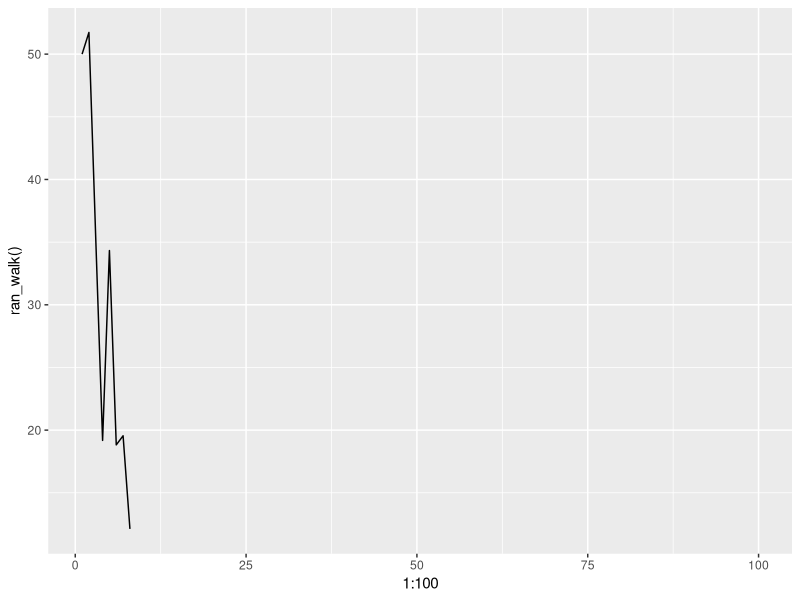
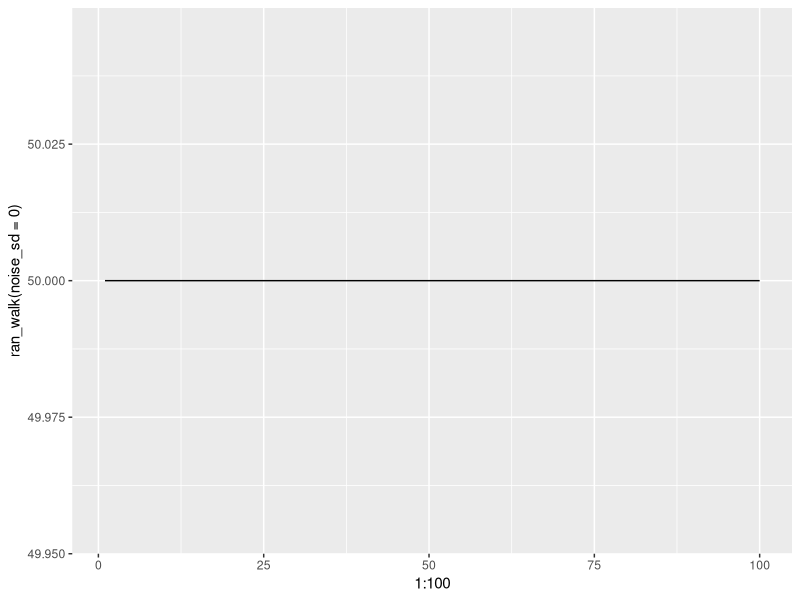
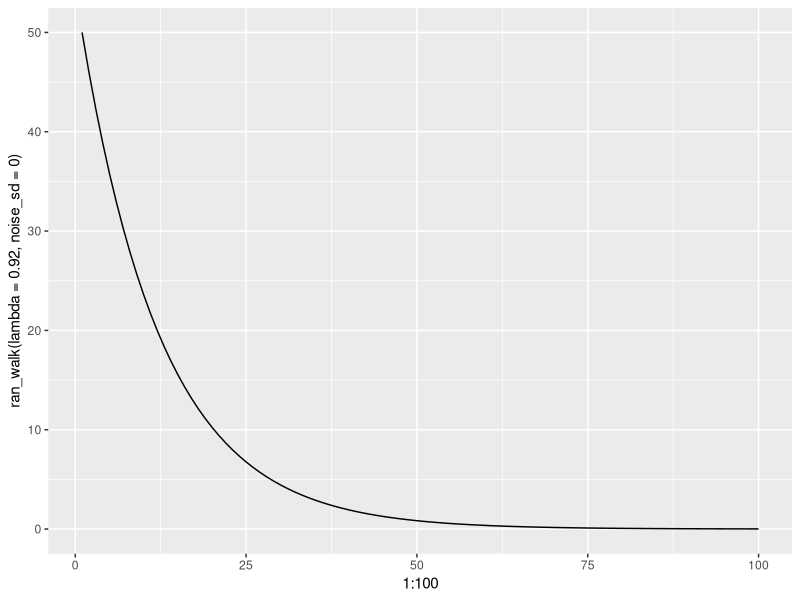
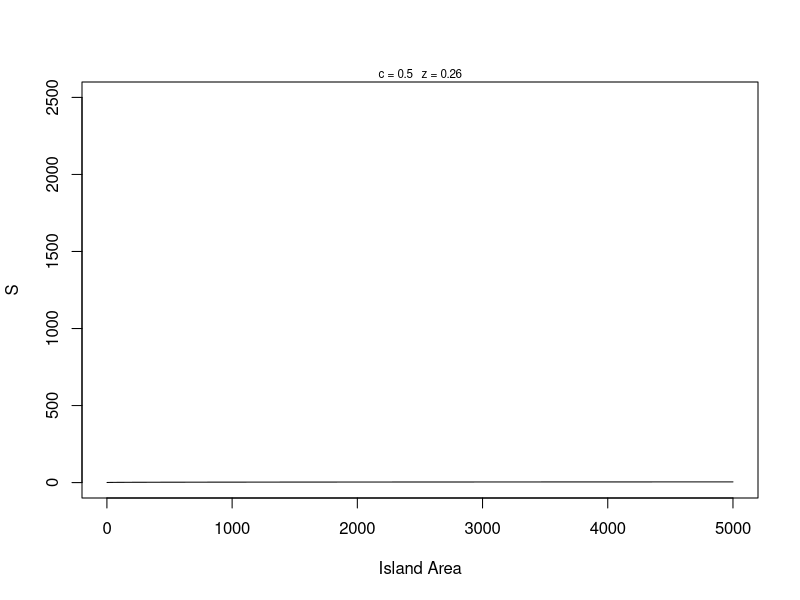
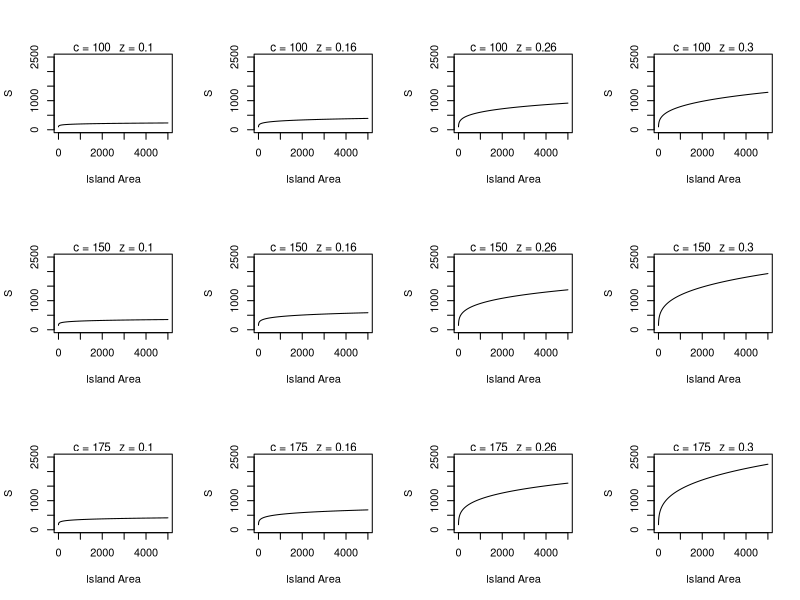
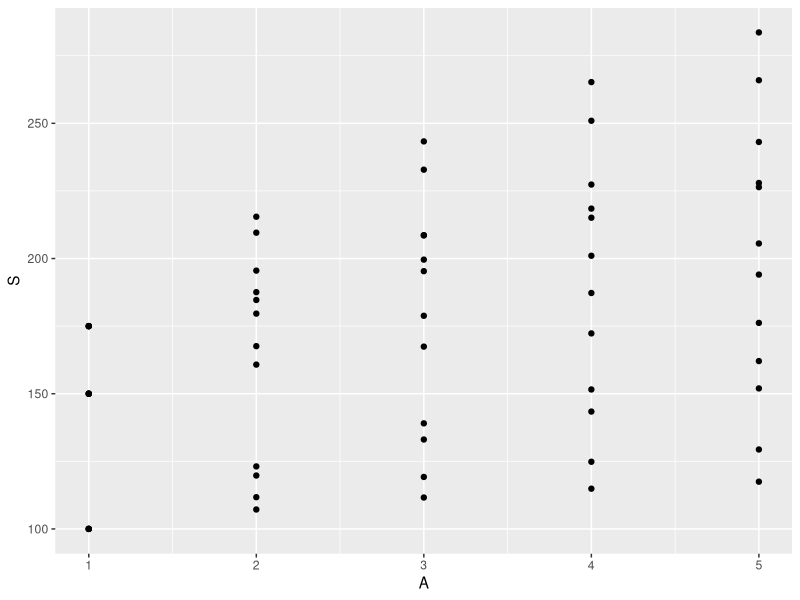
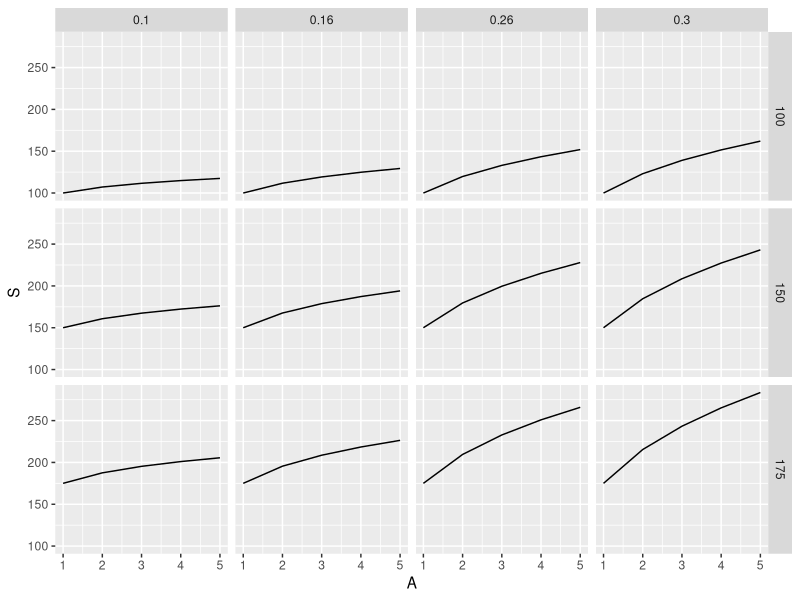
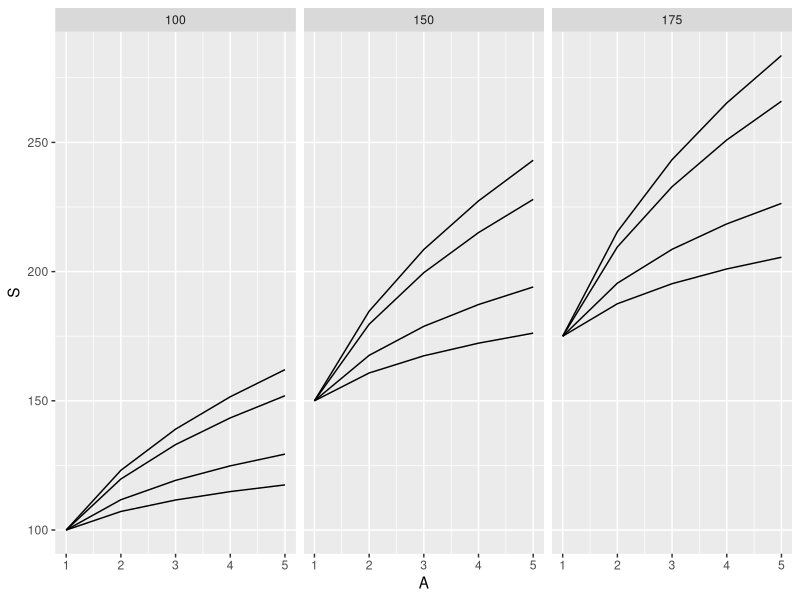

The R source for these figures, in order:
## ---- chunk 1
# create a simple random growth population model function

##################################################
# FUNCTION: ran_walk
# stochastic random walk 
# input: times = number of time steps
#        n1 = initial population size (= n[1])
#        lambda = finite rate of increase
#        noise_sd = sd of a normal distribution with mean 0
# output: vector n with population sizes > 0 
#         until extinction, then NA 
#------------------------------------------------- 
library(ggplot2)
ran_walk <- function(times=100,n1=50,lambda=1.00,noise_sd=10) {
                n <- rep(NA,times)  # create output vector
                n[1] <- n1 # initialize with starting population size
                noise <- rnorm(n=times,mean=0,sd=noise_sd) # create noise vector
                for(i in 1:(times-1)) {
                  n[i + 1] <- lambda*n[i] + noise[i]
                  if(n[i + 1] <=0) {
                    n[i + 1] <- NA
                    cat("Population extinction at time",i-1,"\n")
                    break}
                }

return(n)
}

# explore paramaters in plot function
qplot(x=1:100,y=ran_walk(),geom="line")
qplot(x=1:100,y=ran_walk(noise_sd=0),geom="line")
qplot(x=1:100,y=ran_walk(lambda=0.92,noise_sd=0),geom="line")
## ---- chunk 2
m <- matrix(round(runif(20),digits=2),nrow=5)
# loop over rows
for (i in 1:nrow(m)) { # could use for (i in seq_len(nrow(m)))
  m[i,] <- m[i,] + i
} 
print(m)

# Loop over columns
m <- matrix(round(runif(20),digits=2),nrow=5)
for (j in 1:ncol(m)) {
  m[,j] <- m[,j] + j
}
print(m)

# Loop over rows and columns
m <- matrix(round(runif(20),digits=2),nrow=5)
for (i in 1:nrow(m)) {
  for (j in 1:ncol(m)) {
    m[i,j] <- m[i,j] + i + j
  } # end of column j loop
} # end or row i loop
 print(m) 
## ---- chunk 3
# S = cA^z species area function, but what does it look like??

##################################################
# function: SpeciesAreaCurve
# creates power function relationship for S and A
# input: A is a vector of island areas
#        c is the intercept constant
#        z is the slope constant
# output: S is a vector of species richness values
#------------------------------------------------- 
species_area_curve <- function(A=1:5000,c= 0.5,z=0.26){
  
  S <- c*(A^z)
return(S)
}
head(species_area_curve())

##################################################
# function: species_area_plot
# plot species area curves with parameter values
# input: A = vector of areas
#        c = single value for c parameter
#        z = single value for z parameter

# output: smoothed curve with parameters in graph
#------------------------------------------------- 
species_area_plot <- function(A=1:5000,c= 0.5,z=0.26) {
plot(x=A,y=species_area_curve(A,c,z),type="l",xlab="Island Area",ylab="S",ylim=c(0,2500))
mtext(paste("c =", c,"  z =",z),cex=0.7) 
#      return()
}
species_area_plot()
## ---- chunk 4
# global variables
c_pars <- c(100,150,175)
z_pars <- c(0.10, 0.16, 0.26, 0.3)
par(mfrow=c(3,4))
for (i in seq_along(c_pars)) {
  for (j in seq_along(z_pars)) {
    species_area_plot(c=c_pars[i],z=z_pars[j])
  }
} 
par(mfrow=c(1,1))
## ---- chunk 5

expand.grid(c_pars,z_pars)

##################################################
# function: sa_output
# Summary stats for species-area power function
# input: vector of predicted species richness 
# output: list of max-min, coefficient of variation 
#------------------------------------------------- 
sa_output <- function(S=runif(1:10)) {

sum_stats <- list(s_gain=max(S)-min(S),s_cv=sd(S)/mean(S))

return(sum_stats)
}
sa_output()

# Build program body with a single loop through 
# the parameters in modelFrame

# Global variables
area <- 1:5000
c_pars <- c(100,150,175)
z_pars <- c(0.10, 0.16, 0.26, 0.3)

# set up model frame
model_frame <- expand.grid(c=c_pars,z=z_pars)
model_frame$s_gain <- NA
model_frame$s_cv <- NA
print(model_frame)

# cycle through model calculations
for (i in 1:nrow(model_frame)) {
  
  # generate S vector
  temp1 <- species_area_curve(A=area,
                            c=model_frame[i,1],
                            z=model_frame[i,2])
  # calculate output stats
  temp2 <- sa_output(temp1)
  # pass results to columns in data frame
  model_frame[i,c(3,4)] <- temp2
  
}
print(model_frame)

## ---- chunk 6
library(ggplot2)

area <- 1:5 #keep this very small initially
c_pars <- c(100,150,175)
z_pars <- c(0.10, 0.16, 0.26, 0.3)

# set up model frame
model_frame <- expand.grid(c=c_pars,z=z_pars,A=area)
model_frame$S <- NA


# loop through the parameters and fill with SA function

for (i in 1:length(c_pars)) {
  for (j in 1:length(z_pars)) {
    model_frame[model_frame$c==c_pars[i] & model_frame$z==z_pars[j],"S"] <-   species_area_curve(A=area,c=c_pars[i],z=z_pars[j])
  }
}


for (i in 1:nrow(model_frame)) {
  model_frame[i,"S"] <- species_area_curve(A=model_frame$A[i],
                   c=model_frame$c[i],
                   z=model_frame$z[i])
}
# print(modelFrame) # check by printing a data frame with limited parameter values

library(ggplot2)

p1 <- ggplot(data=model_frame)
p1 + geom_point(mapping= aes(x=A, y=S))
p1 + geom_line(mapping= aes(x=A,y=S)) +
  facet_grid(c~z)

p2 <- p1
p2 + geom_line(mapping=aes(x=A,y=S,group=z)) +
  facet_grid(.~c)

p3 <- p1
p3 + geom_line(mapping=aes(x=A,y=S,group=c)) +
  facet_grid(z~.)
